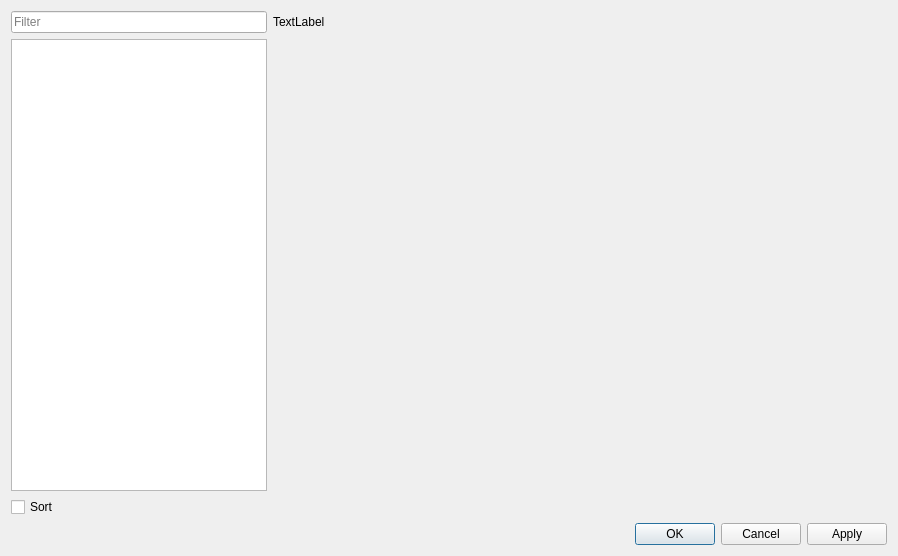
<?xml version="1.0" encoding="UTF-8"?>
<ui version="4.0">
 <class>SettingsDialog</class>
 <widget class="QDialog" name="SettingsDialog">
  <property name="geometry">
   <rect>
    <x>0</x>
    <y>0</y>
    <width>898</width>
    <height>556</height>
   </rect>
  </property>
  <property name="windowTitle">
   <string>Dialog</string>
  </property>
  <layout class="QGridLayout" name="gridLayout" columnstretch="0,1">
   <item row="0" column="1">
    <widget class="QLabel" name="lblPath">
     <property name="styleSheet">
      <string notr="true">font: 700 12pt &quot;Segoe UI&quot;;</string>
     </property>
     <property name="text">
      <string>TextLabel</string>
     </property>
    </widget>
   </item>
   <item row="1" column="0">
    <widget class="QListWidget" name="listCat"/>
   </item>
   <item row="3" column="0" colspan="2">
    <layout class="QHBoxLayout" name="horizontalLayout">
     <property name="topMargin">
      <number>0</number>
     </property>
     <item>
      <spacer name="horizontalSpacer">
       <property name="orientation">
        <enum>Qt::Horizontal</enum>
       </property>
       <property name="sizeHint" stdset="0">
        <size>
         <width>40</width>
         <height>20</height>
        </size>
       </property>
      </spacer>
     </item>
     <item>
      <widget class="QPushButton" name="btnOk">
       <property name="text">
        <string>OK</string>
       </property>
      </widget>
     </item>
     <item>
      <widget class="QPushButton" name="btnCancel">
       <property name="text">
        <string>Cancel</string>
       </property>
      </widget>
     </item>
     <item>
      <widget class="QPushButton" name="btnApply">
       <property name="text">
        <string>Apply</string>
       </property>
      </widget>
     </item>
    </layout>
   </item>
   <item row="2" column="0">
    <widget class="QCheckBox" name="chbSortCat">
     <property name="text">
      <string>Sort</string>
     </property>
    </widget>
   </item>
   <item row="0" column="0">
    <widget class="QLineEdit" name="edtFilter">
     <property name="inputMask">
      <string/>
     </property>
     <property name="placeholderText">
      <string>Filter</string>
     </property>
    </widget>
   </item>
  </layout>
 </widget>
 <resources/>
 <connections/>
</ui>
